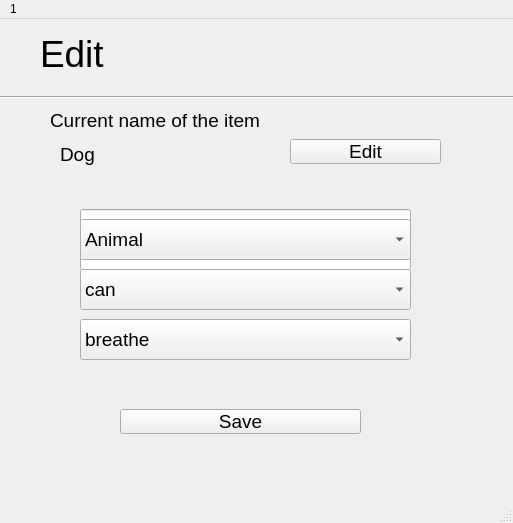
<?xml version="1.0" encoding="UTF-8"?>
<ui version="4.0">
 <class>EditDatabaseItemWindow</class>
 <widget class="QMainWindow" name="EditDatabaseItemWindow">
  <property name="geometry">
   <rect>
    <x>0</x>
    <y>0</y>
    <width>513</width>
    <height>523</height>
   </rect>
  </property>
  <property name="sizePolicy">
   <sizepolicy hsizetype="Preferred" vsizetype="Preferred">
    <horstretch>0</horstretch>
    <verstretch>0</verstretch>
   </sizepolicy>
  </property>
  <property name="windowTitle">
   <string>MainWindow</string>
  </property>
  <widget class="QWidget" name="centralwidget">
   <widget class="QLabel" name="label">
    <property name="geometry">
     <rect>
      <x>40</x>
      <y>10</y>
      <width>591</width>
      <height>51</height>
     </rect>
    </property>
    <property name="text">
     <string>&lt;html&gt;&lt;head/&gt;&lt;body&gt;&lt;p&gt;&lt;span style=&quot; font-size:28pt;&quot;&gt;Edit&lt;/span&gt;&lt;/p&gt;&lt;/body&gt;&lt;/html&gt;</string>
    </property>
   </widget>
   <widget class="Line" name="line">
    <property name="geometry">
     <rect>
      <x>0</x>
      <y>70</y>
      <width>1161</width>
      <height>16</height>
     </rect>
    </property>
    <property name="orientation">
     <enum>Qt::Horizontal</enum>
    </property>
   </widget>
   <widget class="QPushButton" name="saveBtn">
    <property name="geometry">
     <rect>
      <x>120</x>
      <y>390</y>
      <width>241</width>
      <height>25</height>
     </rect>
    </property>
    <property name="font">
     <font>
      <pointsize>14</pointsize>
     </font>
    </property>
    <property name="text">
     <string>Save</string>
    </property>
   </widget>
   <widget class="QLineEdit" name="lineEdit">
    <property name="geometry">
     <rect>
      <x>80</x>
      <y>190</y>
      <width>331</width>
      <height>61</height>
     </rect>
    </property>
   </widget>
   <widget class="QComboBox" name="CatComboBox">
    <property name="geometry">
     <rect>
      <x>80</x>
      <y>200</y>
      <width>331</width>
      <height>41</height>
     </rect>
    </property>
    <property name="font">
     <font>
      <pointsize>14</pointsize>
     </font>
    </property>
    <item>
     <property name="text">
      <string>Animal</string>
     </property>
    </item>
    <item>
     <property name="text">
      <string>Dog</string>
     </property>
    </item>
   </widget>
   <widget class="QComboBox" name="TypesComboBox">
    <property name="geometry">
     <rect>
      <x>80</x>
      <y>250</y>
      <width>331</width>
      <height>41</height>
     </rect>
    </property>
    <property name="font">
     <font>
      <pointsize>14</pointsize>
     </font>
    </property>
    <item>
     <property name="text">
      <string>can</string>
     </property>
    </item>
    <item>
     <property name="text">
      <string>has</string>
     </property>
    </item>
   </widget>
   <widget class="QComboBox" name="AttrComboBox">
    <property name="geometry">
     <rect>
      <x>80</x>
      <y>300</y>
      <width>331</width>
      <height>41</height>
     </rect>
    </property>
    <property name="font">
     <font>
      <pointsize>14</pointsize>
     </font>
    </property>
    <item>
     <property name="text">
      <string>breathe</string>
     </property>
    </item>
    <item>
     <property name="text">
      <string>move</string>
     </property>
    </item>
   </widget>
   <widget class="QLabel" name="label_2">
    <property name="geometry">
     <rect>
      <x>50</x>
      <y>86</y>
      <width>291</width>
      <height>31</height>
     </rect>
    </property>
    <property name="font">
     <font>
      <pointsize>14</pointsize>
     </font>
    </property>
    <property name="text">
     <string>Current name of the item</string>
    </property>
   </widget>
   <widget class="QLabel" name="label_3">
    <property name="geometry">
     <rect>
      <x>60</x>
      <y>120</y>
      <width>151</width>
      <height>31</height>
     </rect>
    </property>
    <property name="font">
     <font>
      <pointsize>14</pointsize>
     </font>
    </property>
    <property name="text">
     <string>Dog</string>
    </property>
   </widget>
   <widget class="QPushButton" name="editBtn">
    <property name="geometry">
     <rect>
      <x>290</x>
      <y>120</y>
      <width>151</width>
      <height>25</height>
     </rect>
    </property>
    <property name="font">
     <font>
      <pointsize>14</pointsize>
     </font>
    </property>
    <property name="text">
     <string>Edit</string>
    </property>
   </widget>
  </widget>
  <widget class="QMenuBar" name="menubar">
   <property name="geometry">
    <rect>
     <x>0</x>
     <y>0</y>
     <width>513</width>
     <height>22</height>
    </rect>
   </property>
   <widget class="QMenu" name="menuInteractive_System_Modelling">
    <property name="title">
     <string>1</string>
    </property>
   </widget>
   <addaction name="menuInteractive_System_Modelling"/>
  </widget>
  <widget class="QStatusBar" name="statusbar"/>
 </widget>
 <resources/>
 <connections/>
 <buttongroups>
  <buttongroup name="buttonGroup"/>
 </buttongroups>
</ui>
